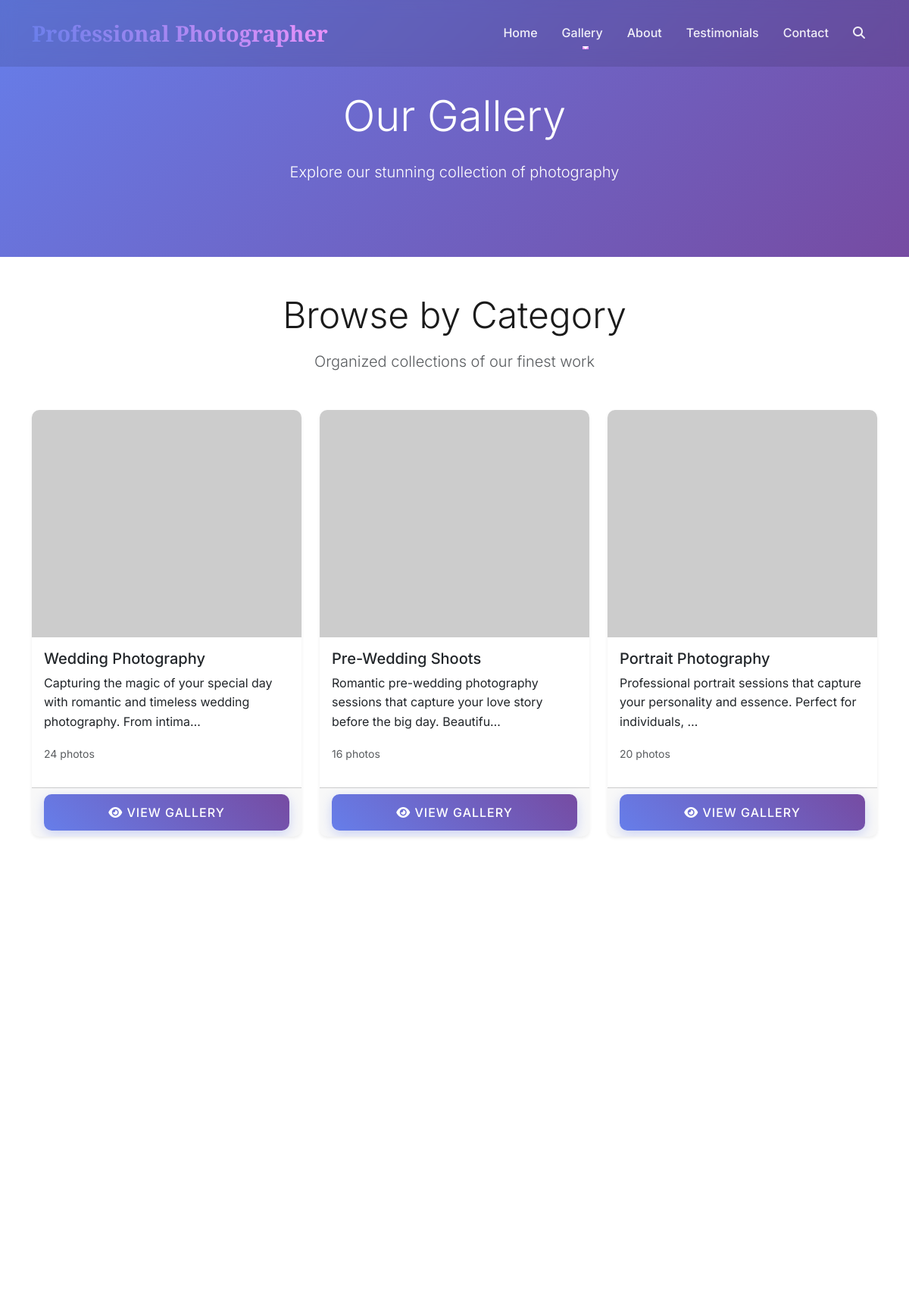
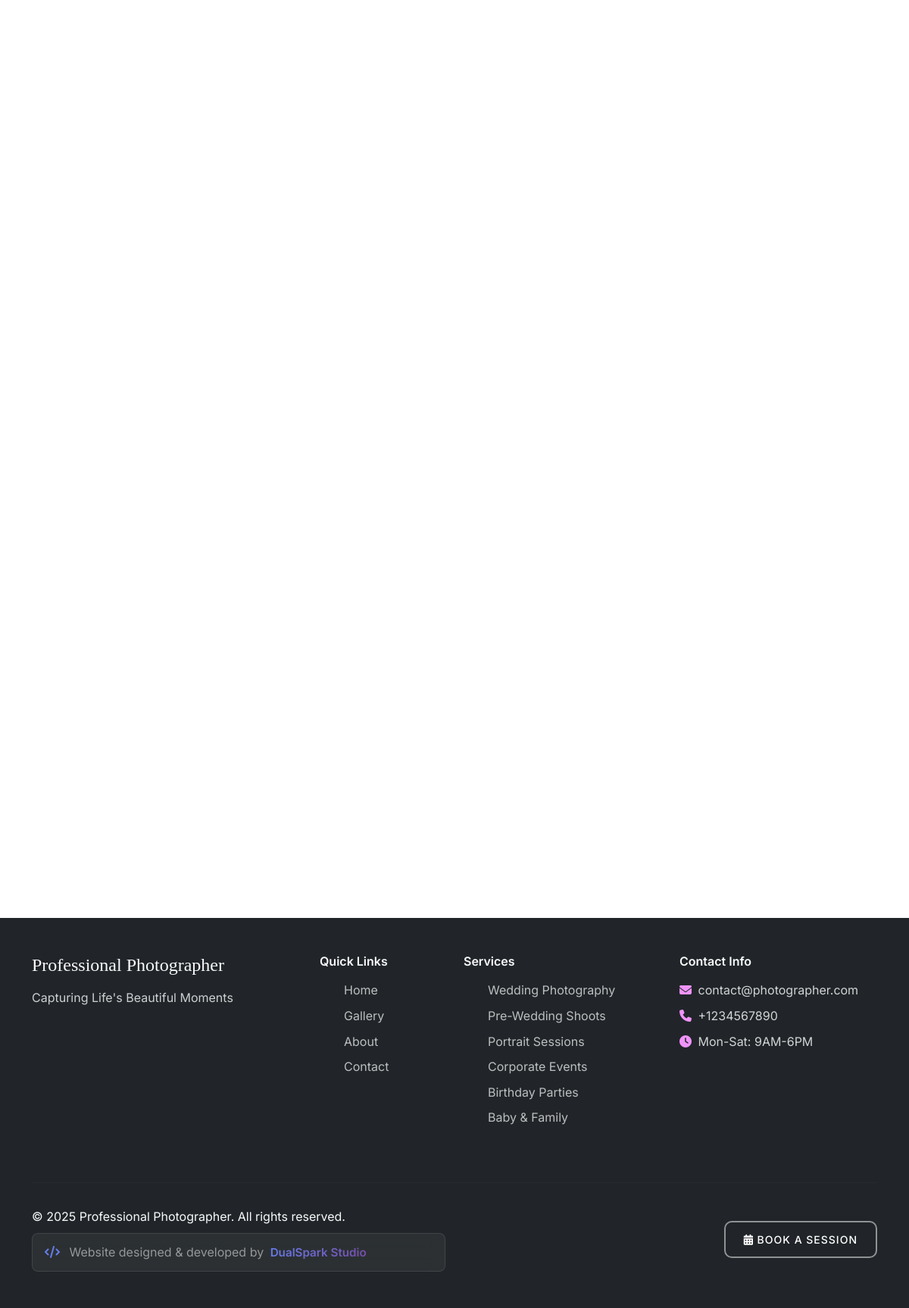
Page /gallery/ on the committed database (2 pictures, top to bottom).
### photographer/models.py (models this page shows, shortened)
class SiteSettings(models.Model):
    photographer_name = models.CharField(max_length=100, default="Professional Photographer")
    tagline = models.CharField(max_length=200, default="Capturing Life's Beautiful Moments")
    about_text = models.TextField(default="Professional photographer with years of experience...")
    email = models.EmailField(default="contact@photographer.com")
    phone = models.CharField(max_length=20, default="+1234567890")
    address = models.TextField(default="123 Photography St, City, State 12345")
    working_hours = models.CharField(max_length=100, default="Mon-Sat: 9AM-6PM")
    instagram_url = models.URLField(blank=True)
    facebook_url = models.URLField(blank=True)
    twitter_url = models.URLField(blank=True)
    whatsapp_number = models.CharField(max_length=20, blank=True)
    hero_video = models.FileField(upload_to='hero/', blank=True, null=True)
    hero_image = models.ImageField(upload_to='hero/', blank=True, null=True)
    hero_title = models.CharField(max_length=200, default="Professional Photography")
    hero_subtitle = models.CharField(max_length=300, default="Creating timeless memories through the lens")
    meta_title = models.CharField(max_length=60, default="Professional Photography Services")
    meta_description = models.CharField(max_length=160, default="Professional photography for weddings, events, and special occasions.")
    created_at = models.DateTimeField(auto_now_add=True)
    updated_at = models.DateTimeField(auto_now=True)
    class Meta:
        verbose_name = "Site Settings"
        verbose_name_plural = "Site Settings"

class Category(models.Model):
    name = models.CharField(max_length=100, unique=True)
    description = models.TextField(blank=True)
    slug = models.SlugField(max_length=100, unique=True)
    cover_image = models.ImageField(upload_to='categories/', blank=True, null=True)
    cover_thumbnail = ImageSpecField(
        source='cover_image',
        processors=[ResizeToFill(400, 300)],
        format='JPEG',
        options={'quality': 85}
    )
    cover_large = ImageSpecField(
        source='cover_image',
        processors=[ResizeToFit(1200, 800)],
        format='JPEG',
        options={'quality': 90}
    )
    order = models.PositiveIntegerField(default=0, help_text="Order of appearance on the website")
    is_featured = models.BooleanField(default=False, help_text="Display in featured section")
    created_at = models.DateTimeField(auto_now_add=True)
    updated_at = models.DateTimeField(auto_now=True)
    class Meta:
        ordering = ['order', 'name']
        verbose_name_plural = "Categories"

### photographer/views.py (the view)
# urls.py: path('gallery/', views.gallery_list, name='gallery_list'),
def gallery_list(request):
    try:
        categories = Category.objects.all()
    except Exception:
        categories = Category.objects.none()
    site_settings = get_site_settings()
    context = {
        'categories': categories,
        'site_settings': site_settings,
        'page_title': 'Gallery',
    }
    return render(request, 'photographer/gallery_list.html', context)

### photographer/context_processors.py (called while the page is built)
def featured_categories(request):
    try:
        categories = Category.objects.filter(is_featured=True)[:6]
        return {'featured_categories': categories}
    except (OperationalError, Exception):
        return {'featured_categories': Category.objects.none() if 'Category' in globals() else []}

### templates/photographer/gallery_list.html (shortened to what this page needs)
{% extends 'base.html' %}
{% load static %}
{% block content %}
<section style="background: linear-gradient(135deg, #667eea 0%, #764ba2 100%); padding: 120px 0 80px; color: white;">
    <div class="container">
        <div class="text-center">
            <h1 class="display-4 mb-4">Our Gallery</h1>
            <p class="lead">Explore our stunning collection of photography</p>
        </div>
    </div>
</section>
{% if categories %}
<section class="py-5">
    <div class="container">
        <div class="text-center mb-5">
            <h2 class="display-5 mb-3">Browse by Category</h2>
            <p class="lead text-muted">Organized collections of our finest work</p>
        </div>
        <div class="row">
            {% for category in categories %}
            <div class="col-lg-4 col-md-6 mb-4">
                <div class="card h-100 shadow-sm">
                    <div style="height: 300px; overflow: hidden; position: relative;">
                        <img src="{% if category.cover_image %}{{ category.cover_image.url }}{% else %}https://picsum.photos/400/300?random={{ category.id }}{% endif %}"
                             class="card-img-top w-100 h-100"
                             style="object-fit: cover; cursor: pointer; transition: transform 0.3s ease;"
                             alt="{{ category.name }}"
                             data-glightbox="gallery-categories"
                             data-title="{{ category.name }}"
                             data-description="{{ category.description }}"
                             onmouseover="this.style.transform='scale(1.05)'"
                             onmouseout="this.style.transform='scale(1)'">
                    </div>
                    <div class="card-body">
                        <h5 class="card-title">{{ category.name }}</h5>
                        <p class="card-text">{{ category.description|truncatechars:100 }}</p>
                        <p class="text-muted">
                            <small>{{ category.images.count }} photo{{ category.images.count|pluralize }}</small>
                        </p>
                    </div>
                    <div class="card-footer">
                        <a href="{% url 'photographer:gallery_detail' category.slug %}" class="btn btn-primary w-100">
                            <i class="fas fa-eye"></i> View Gallery
                        </a>
                    </div>
                </div>
            </div>
            {% endfor %}
        </div>
    </div>
</section>
{% endif %}
{% endblock %}

### templates/base.html (shortened to what this page needs)
<!DOCTYPE html>
<html lang="en">
<head>
    <link rel="icon" type="image/x-icon" href="{% load static %}{% static 'images/favicon.ico' %}">
    <link href="https://cdn.jsdelivr.net/npm/bootstrap@5.3.0/dist/css/bootstrap.min.css" rel="stylesheet">
    <link rel="stylesheet" href="https://cdnjs.cloudflare.com/ajax/libs/font-awesome/6.4.0/css/all.min.css">
    <link href="https://unpkg.com/aos@2.3.1/dist/aos.css" rel="stylesheet">
    <link rel="stylesheet" href="https://cdn.jsdelivr.net/npm/swiper@10/swiper-bundle.min.css">
    <link rel="stylesheet" href="https://cdn.jsdelivr.net/npm/glightbox/dist/css/glightbox.min.css">
    {% load static %}
    <link rel="stylesheet" href="{% static 'css/style.css' %}">
</head>
<body class="{% block body_class %}{% endblock %}">
    <nav class="navbar navbar-expand-lg navbar-dark fixed-top" id="mainNav">
        <div class="container">
            <a class="navbar-brand" href="{% url 'photographer:home' %}">
                <span class="brand-text">{{ site_settings.photographer_name|default:"Photography" }}</span>
            </a>
            <div class="collapse navbar-collapse" id="navbarNav">
                <ul class="navbar-nav ms-auto">
                    <li class="nav-item">
                        <a class="nav-link" href="{% url 'photographer:home' %}">Home</a>
                    </li>
                    <li class="nav-item dropdown">
                        <a class="nav-link dropdown-toggle" href="#" role="button" data-bs-toggle="dropdown">
                            Gallery
                        </a>
                    </li>
                    <li class="nav-item">
                        <a class="nav-link" href="{% url 'photographer:about' %}">About</a>
                    </li>
                    <li class="nav-item">
                        <a class="nav-link" href="{% url 'photographer:testimonials' %}">Testimonials</a>
                    </li>
                    <li class="nav-item">
                        <a class="nav-link" href="{% url 'photographer:contact' %}">Contact</a>
                    </li>
                    <li class="nav-item">
                        <a class="nav-link search-trigger" href="#" data-bs-toggle="modal" data-bs-target="#searchModal">
                            <i class="fas fa-search"></i>
                        </a>
                    </li>
                </ul>
            </div>
        </div>
    </nav>
    <main>
        {% block content %}{% endblock %}
    </main>
    <footer class="footer bg-dark text-light">
        <div class="container py-5">
            <div class="row">
                <div class="col-lg-4 mb-4">
                    <h5 class="footer-brand">{{ site_settings.photographer_name }}</h5>
                    <p class="footer-tagline">{{ site_settings.tagline }}</p>
                </div>
                <div class="col-lg-2 mb-4">
                    <h6 class="footer-title">Quick Links</h6>
                    <ul class="footer-links">
                        <li><a href="{% url 'photographer:home' %}">Home</a></li>
                        <li><a href="{% url 'photographer:gallery_list' %}">Gallery</a></li>
                        <li><a href="{% url 'photographer:about' %}">About</a></li>
                        <li><a href="{% url 'photographer:contact' %}">Contact</a></li>
                    </ul>
                </div>
                <div class="col-lg-3 mb-4">
                    <h6 class="footer-title">Services</h6>
                    <ul class="footer-links">
                        <li><a href="{% url 'photographer:gallery_list' %}">Wedding Photography</a></li>
                        <li><a href="{% url 'photographer:gallery_list' %}">Pre-Wedding Shoots</a></li>
                        <li><a href="{% url 'photographer:gallery_list' %}">Portrait Sessions</a></li>
                        <li><a href="{% url 'photographer:gallery_list' %}">Corporate Events</a></li>
                        <li><a href="{% url 'photographer:gallery_list' %}">Birthday Parties</a></li>
                        <li><a href="{% url 'photographer:gallery_list' %}">Baby & Family</a></li>
                    </ul>
                </div>
                <div class="col-lg-3 mb-4">
                    <h6 class="footer-title">Contact Info</h6>
                    <div class="contact-info">
                        <p><i class="fas fa-envelope"></i> {{ site_settings.email }}</p>
                        <p><i class="fas fa-phone"></i> {{ site_settings.phone }}</p>
                        <p><i class="fas fa-clock"></i> {{ site_settings.working_hours }}</p>
                    </div>
                </div>
            </div>
            <hr class="footer-divider">
            <div class="row align-items-center">
                <div class="col-md-6">
                    <p class="copyright mb-0">
                        &copy; {% now "Y" %} {{ site_settings.photographer_name }}. All rights reserved.
                    </p>
                    <div class="footer-credit mt-2">
                        <i class="fas fa-code"></i>
                        <span class="text-white-50">Website designed & developed by</span>
                        <a href="https://dualsparkstudio.com/" target="_blank" class="dualspark-credit ms-1">DualSpark Studio</a>
                    </div>
                </div>
                <div class="col-md-6 text-md-end">
                    <p class="mb-0">
                        <a href="{% url 'photographer:contact' %}" class="btn btn-outline-light btn-sm">
                            <i class="fas fa-calendar-alt"></i> Book a Session
                        </a>
                    </p>
                </div>
            </div>
        </div>
    </footer>
</body>
</html>

### static/css/style.css (style rules this page uses)
:root { --primary-color: #667eea; --secondary-color: #764ba2; --accent-color: #f093fb; --dark-color: #1a1a1a; --light-color: #ffffff; --gray-color: #6c757d; --success-color: #28a745; --warning-color: #ffc107; --danger-color: #dc3545; --font-primary: 'Inter', sans-serif; --font-secondary: 'Playfair Display', serif; --border-radius: 10px; --box-shadow: 0 10px 30px rgba(0, 0, 0, 0.1); --transition: all 0.3s ease; --z-loading: 9999; --z-nav: 1050; --z-modal: 1055; --z-tooltip: 1070; }
* { margin: 0; padding: 0; box-sizing: border-box; }
html { scroll-behavior: smooth; }
body { font-family: var(--font-primary); line-height: 1.6; color: var(--dark-color); overflow-x: hidden; }
img { max-width: 100%; height: auto; }
a { color: var(--primary-color); text-decoration: none; transition: var(--transition); }
.navbar { background: rgba(0, 0, 0, 0.1) !important; backdrop-filter: blur(10px); transition: all 0.3s ease; padding: 1rem 0; }
.navbar-brand { font-family: var(--font-secondary); font-size: 1.8rem; font-weight: 600; color: white !important; }
.brand-text { background: linear-gradient(45deg, var(--primary-color), var(--accent-color)); -webkit-background-clip: text; -webkit-text-fill-color: transparent; background-clip: text; }
.nav-link { color: rgba(255, 255, 255, 0.9) !important; font-weight: 500; padding: 0.5rem 1rem !important; transition: var(--transition); position: relative; }
.nav-link::after { content: ''; position: absolute; bottom: 0; left: 50%; width: 0; height: 2px; background: var(--accent-color); transition: all 0.3s ease; transform: translateX(-50%); }
.btn { border-radius: var(--border-radius); font-weight: 500; text-transform: uppercase; letter-spacing: 1px; padding: 0.75rem 1.5rem; transition: all 0.3s ease; border: none; position: relative; overflow: hidden; }
.btn::before { content: ''; position: absolute; top: 0; left: -100%; width: 100%; height: 100%; background: linear-gradient(90deg, transparent, rgba(255, 255, 255, 0.2), transparent); transition: left 0.5s ease; }
.btn-primary { background: linear-gradient(45deg, var(--primary-color), var(--secondary-color)); color: white; box-shadow: 0 5px 15px rgba(102, 126, 234, 0.3); }
.btn-outline-light { border: 2px solid rgba(255, 255, 255, 0.5); color: white; }
.card { border: none; border-radius: var(--border-radius); box-shadow: var(--box-shadow); transition: var(--transition); overflow: hidden; }
.footer { margin-top: auto; }
.footer-brand { font-family: var(--font-secondary); font-size: 1.5rem; margin-bottom: 1rem; }
.footer-tagline { opacity: 0.8; margin-bottom: 1.5rem; }
.footer-title { margin-bottom: 1rem; font-weight: 600; }
.footer-links { list-style: none; }
.footer-links li { margin-bottom: 0.5rem; }
.footer-links a { color: rgba(255, 255, 255, 0.7); transition: var(--transition); }
.footer-divider { border-color: rgba(255, 255, 255, 0.1); margin: 2rem 0; }
.contact-info p { margin-bottom: 0.5rem; color: rgba(255, 255, 255, 0.8); }
.contact-info i { width: 20px; color: var(--accent-color); }
.dualspark-credit { background: linear-gradient(135deg, #667eea 0%, #764ba2 100%); -webkit-background-clip: text; -webkit-text-fill-color: transparent; background-clip: text; font-weight: 600; font-size: 0.95rem; text-decoration: none !important; transition: all 0.3s ease; display: inline-block; position: relative; }
.dualspark-credit::before { content: ''; position: absolute; bottom: -2px; left: 0; width: 0; height: 2px; background: linear-gradient(135deg, #667eea 0%, #764ba2 100%); transition: width 0.3s ease; }
.footer-credit { background: rgba(255, 255, 255, 0.05); padding: 0.75rem 1rem; border-radius: 8px; border: 1px solid rgba(255, 255, 255, 0.1); backdrop-filter: blur(10px); margin-top: 0.5rem; }
.footer-credit i { color: #667eea; margin-right: 0.5rem; }
[data-glightbox], [data-gallery], .gallery-lightbox { cursor: pointer !important; pointer-events: auto !important; position: relative !important; z-index: 1 !important; }

### rows in the picture
SiteSettings: photographer_name "Professional Photographer", tagline "Capturing Life's Beautiful Moments", email "contact@photographer.com", phone "+1234567890", working_hours "Mon-Sat: 9AM-6PM"
Category: name "Wedding Photography", description "Capturing the magic of your special day with romantic and timeless wedding photography. From intima…", images.count "24"
Category: name "Pre-Wedding Shoots", description "Romantic pre-wedding photography sessions that capture your love story before the big day. Beautifu…", images.count "16"
Category: name "Portrait Photography", description "Professional portrait sessions that capture your personality and essence. Perfect for individuals, …", images.count "20"
